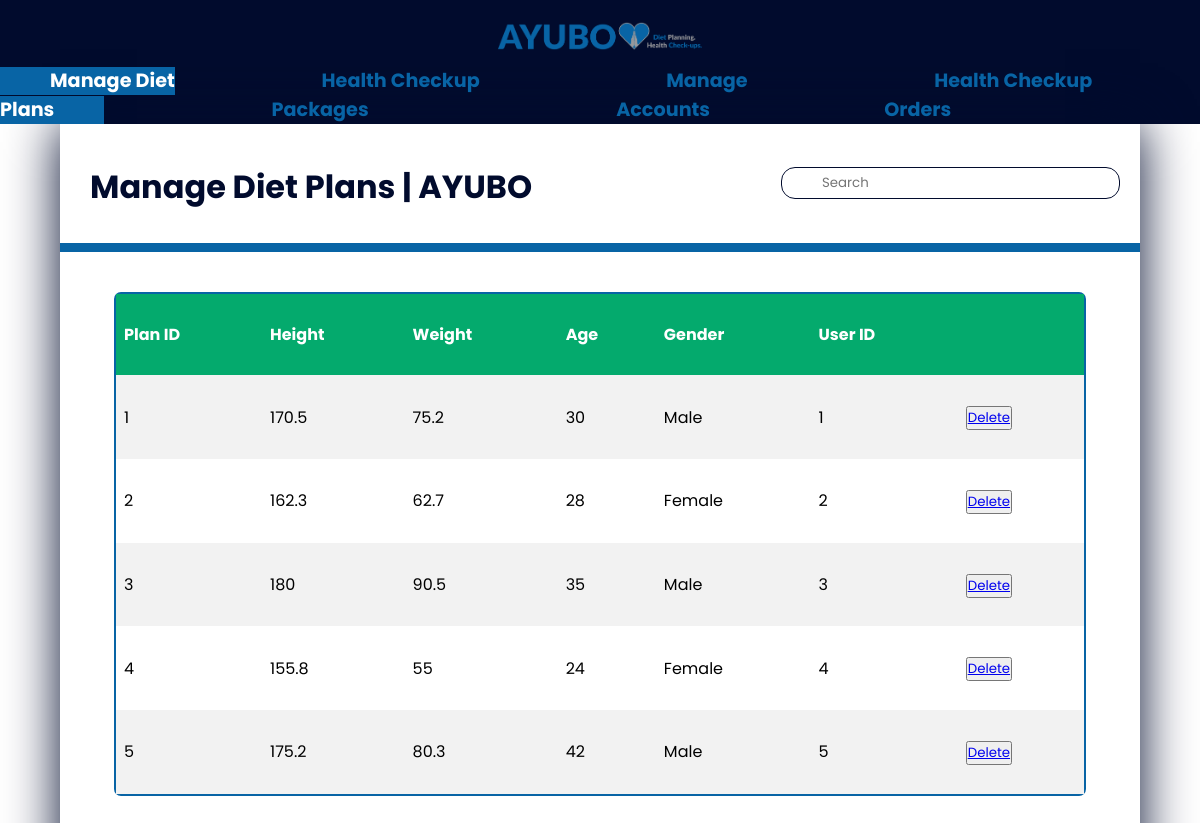
/admin-dashboard.php, run on the app's committed database.
### tables this page shows
CREATE TABLE `dietplan` (
  `PlanID` int(6) NOT NULL,
  `Height` float DEFAULT NULL,
  `Weight` float DEFAULT NULL,
  `Age` int(3) DEFAULT NULL,
  `Gender` varchar(6) DEFAULT NULL,
  `GeneratedDate` date DEFAULT NULL,
  `UserID` int(6) DEFAULT NULL
);

### admin-dashboard.php (the view, shortened to what this page needs)
<?php
    include('includes\connection.php');
?>
<!DOCTYPE html>
<html lang="en">
<head>
    <link rel="stylesheet" href="http://localhost/iwt/src/styles/styles.css" type="text/css">
    <link rel="stylesheet" href="http://localhost/iwt/src/styles/indexstyle.css" type="text/css">
</head>
<body>
   <nav>
            <img src="http://localhost/iwt/src/images/logo.png"alt="logo" height="37px">
        <ul>
            <li>
                <a href="#" class="active">Manage Diet Plans</a>
            </li>
            <li>
                <a href="http://localhost/iwt/src/page1.php">Health Checkup Packages</a>
            </li>
            <li><a href="http://localhost/iwt/src/page2.php">Manage Accounts</a>
               </li>
            <li><a href="http://localhost/iwt/src/page3.php">Health Checkup Orders</a>
               </li>
        </ul>
        </nav>
        <div class="container">
            <div class="top">
                <h1>Manage Diet Plans | AYUBO</h1>
                <form action="/search" methord="get">
                    <input type="text" name="-search-input" id="search-input" placeholder="Search">
                </form>
            </div>
            <div class="content">
            <?php
            $query3 = "SELECT * FROM dietplan";
            $result3 = mysqli_query($connection, $query3);
            if($result3) { ?>
            <table>
            <tr> <th>Plan ID</th> <th>Height</th> <th>Weight</th> <th>Age</th> <th>Gender</th> <th>User ID</th> <th> </th> </tr>
            <?php while ($record3 = mysqli_fetch_assoc($result3)) { ?>
                <tr>
                    <td> <?php echo $record3['PlanID'] ?> </td>
                    <td> <?php echo $record3['Height'] ?> </td>
                    <td> <?php echo $record3['Weight'] ?> </td>
                    <td> <?php echo $record3['Age'] ?> </td>
                    <td> <?php echo $record3['Gender'] ?> </td>
                    <td> <?php echo $record3['UserID'] ?> </td>
                    <td> <button onclick="reportDelete()"> <a href="http://localhost/iwt/src/admin-dashboard.php?planID=<?php echo $record3['PlanID'] ?>">Delete</a> </button> </td>
                </tr>
            <?php } ?>
            </table>
            <?php } ?>
                </div>
            </div>
        </body>
</html>

### styles/styles.css (style rules this page uses)
* { margin: 0; padding: 0; box-sizing: border-box; font-family: "poppins"; }
body { margin: 0 auto; background: url('http://localhost/iwt/src/images/004.jpg'); background-repeat: no-repeat; height: 100vh; background-size:cover; background-position:center; background-attachment: fixed; }
nav { background-color:#010b2d; display:flex; flex-direction: column; padding: 0.8rem 0rem 0rem 0rem; justify-content: space-between; align-items:center; }
nav img { height: 50px; margin-top: 3px ; padding-bottom: 10px; margin-left:0px }
nav ul { display:flex; flex-direction: row; list-style: none; gap:0rem; }
nav a { text-decoration: none; color:#0864A5; font-size: larger; font-weight: bold; padding: 0px 50px 1px 50px; }
nav .active { background-color: #0864A5; color:#ffffff; }
.container { width: 90%; height: 100%; margin: 0 auto; background: transparent; box-shadow: 0 0 50px #010b2d; padding:0; }
.top { margin-left: 0 auto; width:100%; padding:0px 20px 10px 20px; height:16vh; background:transparent; display:flex; align-items: center; justify-content: space-between; border-bottom: 9px solid #0864A5; }
.top h1 { margin-top: 18px;; font-weight: bold; padding: 10px; color:#010b2d; }
.top input { margin-right: 0px; margin-top:10px; padding:5px 40px 5px 40px; border: 1px solid #010b2d; background-color: #ffffff; border-radius: 14px ; text-align: left; outline: none; }

### styles/indexstyle.css (style rules this page uses)
* { margin: 0; padding: 0; box-sizing: border-box; font-family: "poppins"; }
.content { margin-top:5vh; margin-left:5%; background-color:#ffffff67; width:90%; height:63%; border: 2px solid #0864A5; border-radius: 7px; }
.content { display: grid; }
table { border-collapse: collapse; width: 100%; }
th, td { text-align: left; padding: 8px; }
tr:nth-child(even) { background-color: #f2f2f2 }
th { background-color: #04AA6D; color: white; }

### data on the page
dietplan: PlanID "1", Height "170.5", Weight "75.2", Age "30", Gender "Male", UserID "1"
dietplan: PlanID "2", Height "162.3", Weight "62.7", Age "28", Gender "Female", UserID "2"
dietplan: PlanID "3", Height "180", Weight "90.5", Age "35", Gender "Male", UserID "3"
dietplan: PlanID "4", Height "155.8", Weight "55", Age "24", Gender "Female", UserID "4"
dietplan: PlanID "5", Height "175.2", Weight "80.3", Age "42", Gender "Male", UserID "5"
